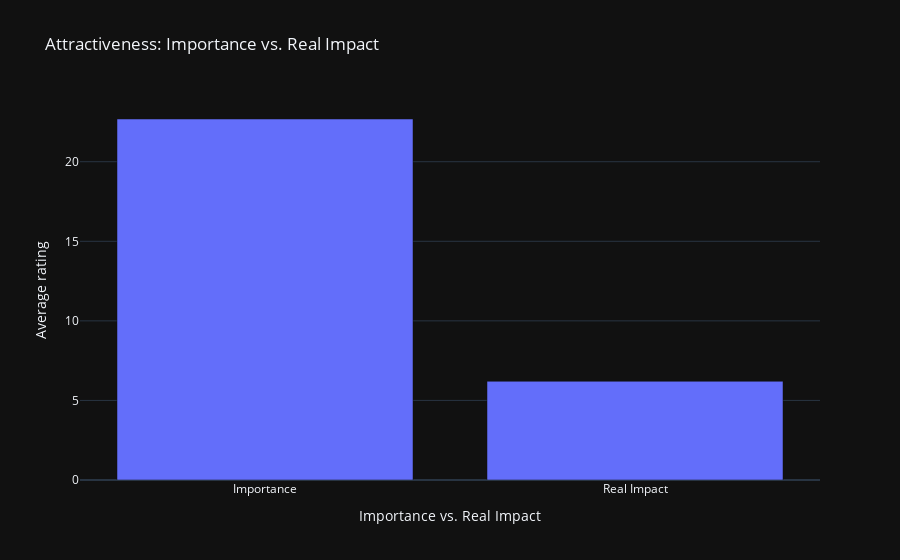

Notebook code for this chart:
### Markdown cell above
# Question 2: Importance of attractiveness vs. its real impact

### Code cell
importance = df.loc[:, ['iid', 'attr1_1']].groupby('iid').mean().mean()[0]
real_impact = df.loc[:, ['iid', 'attr_o']].groupby('iid').mean().mean()[0]

fig = px.bar(x=['Importance', 'Real Impact'], y=[importance, real_impact], title='Attractiveness: Importance vs. Real Impact', labels={'x': 'Importance vs. Real Impact', 'y': 'Average rating'}, template='plotly_dark')
fig.show()

### Figure 1 — Plotly figure (JSON) as saved in the notebook; plotly's stock layout.template omitted (floating-point values rounded to 4 significant figures)
{"data": [{"alignmentgroup": "True", "hovertemplate": "Importance vs. Real Impact=%{x}<br>Average rating=%{y}<extra></extra>", "legendgroup": "", "marker": {"color": "#636efa", "pattern": {"shape": ""}}, "name": "", "offsetgroup": "", "orientation": "v", "showlegend": false, "textposition": "auto", "type": "bar", "x": ["Importance", "Real Impact"], "xaxis": "x", "y": [22.69, 6.203], "yaxis": "y"}], "layout": {"barmode": "relative", "legend": {"tracegroupgap": 0}, "title": {"text": "Attractiveness: Importance vs. Real Impact"}, "xaxis": {"anchor": "y", "domain": [0, 1], "title": {"text": "Importance vs. Real Impact"}}, "yaxis": {"anchor": "x", "domain": [0, 1], "title": {"text": "Average rating"}}}}
